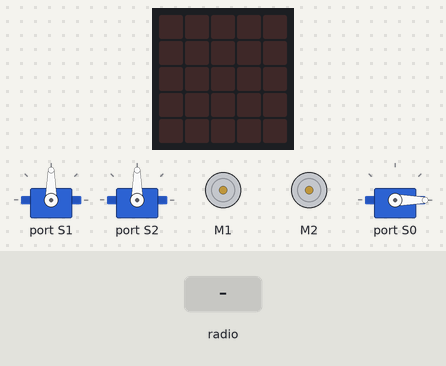
Bench run of a program on a simulated BBC micro:bit (MakeCode). Parts: 3 × servo, 2 × DC motor (green arrow = forward, orange = backward, longer = faster), the board's 5×5 LED display. The inputs (shaded band) are chosen by the test bench.

Above: at 1.2 s.
1.3 s: radio message "bal=1" arrives
At 2.4 s:
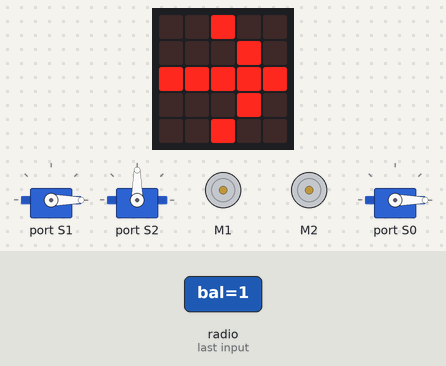
3.2 s: radio message "jobb=1" arrives
At 3.9 s:
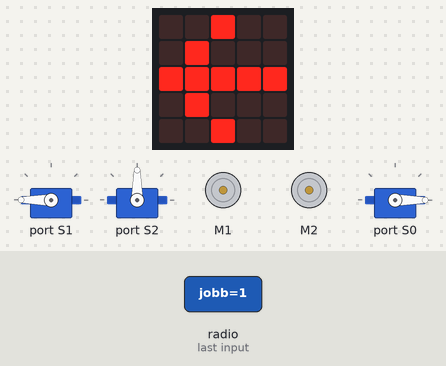
5.1 s: radio message "bal=0" arrives
At 6.5 s:
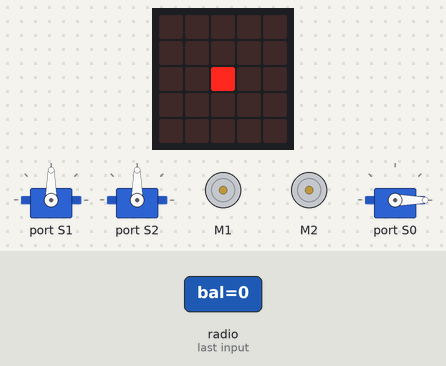
7.0 s: radio message "y=100" arrives
At 7.8 s:
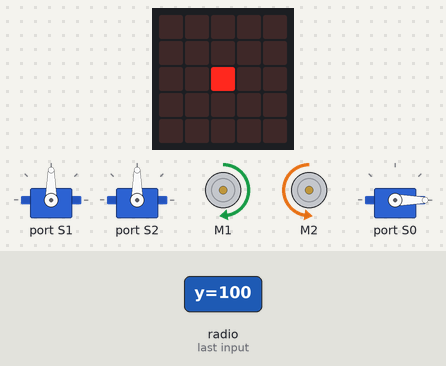
8.5 s: radio message "x=100" arrives
At 8.8 s:
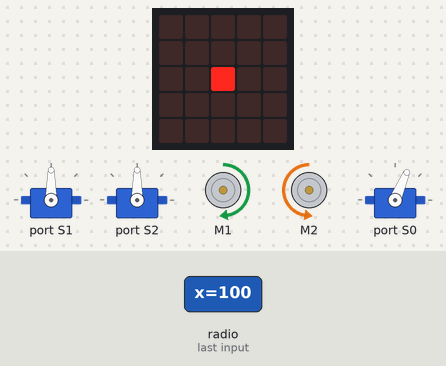
10.0 s: radio message "y=1" arrives
At 11.4 s:
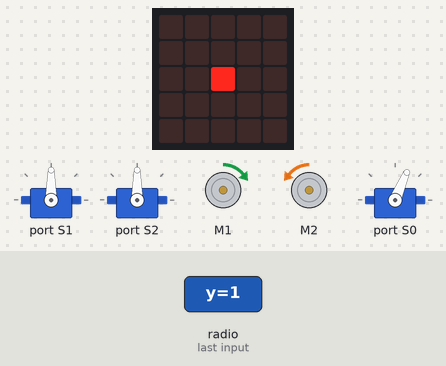
Timing chart, 0 to 12.5 s (numbered marks = the images above; inputs shaded):
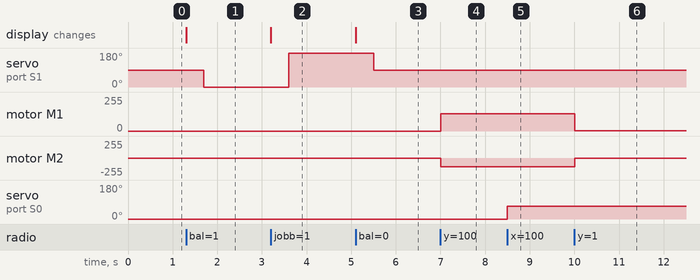

Measured:
- after the input at 1.3 s, servo on port S1: 90° → 0° after 0.40 s; the display: changes at once (image 1)
- after the input at 3.2 s, servo on port S1: 0° → 180° after 0.40 s; the display: changes at once (image 2)
- after the input at 5.1 s, servo on port S1: 180° → 90° after 0.40 s; the display: changes at once (image 3)
- after the input at 7.0 s, motor M1: stopped → forward 128/255 at once; motor M2: stopped → backward 128/255 at once
- after the input at 8.5 s, servo on port S0: 0° → 67° at once
- after the input at 10.0 s, motor M1: forward 128/255 → forward 3/255 at once; motor M2: backward 128/255 → backward 3/255 at once

The program:

main.ts
```typescript
radio.onReceivedValue(function (name, value) {
    if (name == "y") {
        m1 = value
        m2 = value * -1
    }
    if (name == "x") {
        wuKong.setServoAngle(wuKong.ServoTypeList._270, wuKong.ServoList.S0, value)
        steer = value
    }
    if (name == "bal") {
        if (value == 1) {
            basic.showLeds(`
                . . # . .
                . . . # .
                # # # # #
                . . . # .
                . . # . .
                `)
            wuKong.setServoAngle(wuKong.ServoTypeList._360, wuKong.ServoList.S1, 0)
        }
        if (value < 1) {
            basic.showLeds(`
                . . . . .
                . . . . .
                . . # . .
                . . . . .
                . . . . .
                `)
            wuKong.setServoAngle(wuKong.ServoTypeList._360, wuKong.ServoList.S1, 180)
        }
    }
    if (name == "jobb") {
        if (value == 1) {
            basic.showLeds(`
                . . # . .
                . # . . .
                # # # # #
                . # . . .
                . . # . .
                `)
            wuKong.setServoAngle(wuKong.ServoTypeList._360, wuKong.ServoList.S1, 360)
        }
        if (value < 1) {
            basic.showLeds(`
                . . . . .
                . . . . .
                . . # . .
                . . . . .
                . . . . .
                `)
            wuKong.setServoAngle(wuKong.ServoTypeList._360, wuKong.ServoList.S1, 180)
        }
    }
    if (name == "fel") {
        if (value == 1) {
            basic.showLeds(`
                . . # . .
                . . # . .
                # . # . #
                . # # # .
                . . # . .
                `)
            wuKong.setServoAngle(wuKong.ServoTypeList._360, wuKong.ServoList.S2, 0)
        }
        if (value < 1) {
            basic.showLeds(`
                . . . . .
                . . . . .
                . . # . .
                . . . . .
                . . . . .
                `)
            wuKong.setServoAngle(wuKong.ServoTypeList._360, wuKong.ServoList.S2, 180)
        }
    }
    if (name == "le") {
        if (value == 1) {
            basic.showLeds(`
                . . # . .
                . # # # .
                # . # . #
                . . # . .
                . . # . .
                `)
            wuKong.setServoAngle(wuKong.ServoTypeList._360, wuKong.ServoList.S2, 360)
        }
        if (value < 1) {
            basic.showLeds(`
                . . . . .
                . . . . .
                . . # . .
                . . . . .
                . . . . .
                `)
            wuKong.setServoAngle(wuKong.ServoTypeList._360, wuKong.ServoList.S2, 180)
        }
    }
})
let steer = 0
let m2 = 0
let m1 = 0
radio.setGroup(1)
let s1c = 1
let s2c = 1
wuKong.setServoAngle(wuKong.ServoTypeList._360, wuKong.ServoList.S1, 180)
wuKong.setServoAngle(wuKong.ServoTypeList._360, wuKong.ServoList.S2, 180)
basic.forever(function () {
    if (m1 > 1) {
        m1 = m1 * s1c
        m2 = m2 * s2c
        wuKong.setMotorSpeed(wuKong.MotorList.M1, m1 * 0.5)
        wuKong.setMotorSpeed(wuKong.MotorList.M2, m2 * 0.5)
    } else {
        wuKong.setMotorSpeed(wuKong.MotorList.M1, m1 * s1c)
        wuKong.setMotorSpeed(wuKong.MotorList.M2, m2 * s2c)
    }
    wuKong.setServoAngle(wuKong.ServoTypeList._270, wuKong.ServoList.S0, steer)
})
```

test.ts
```typescript
// ide kerülnek a tesztek; a rendszer ezt nem kompilálja, ha a csomagot bővítményként használják.
```
